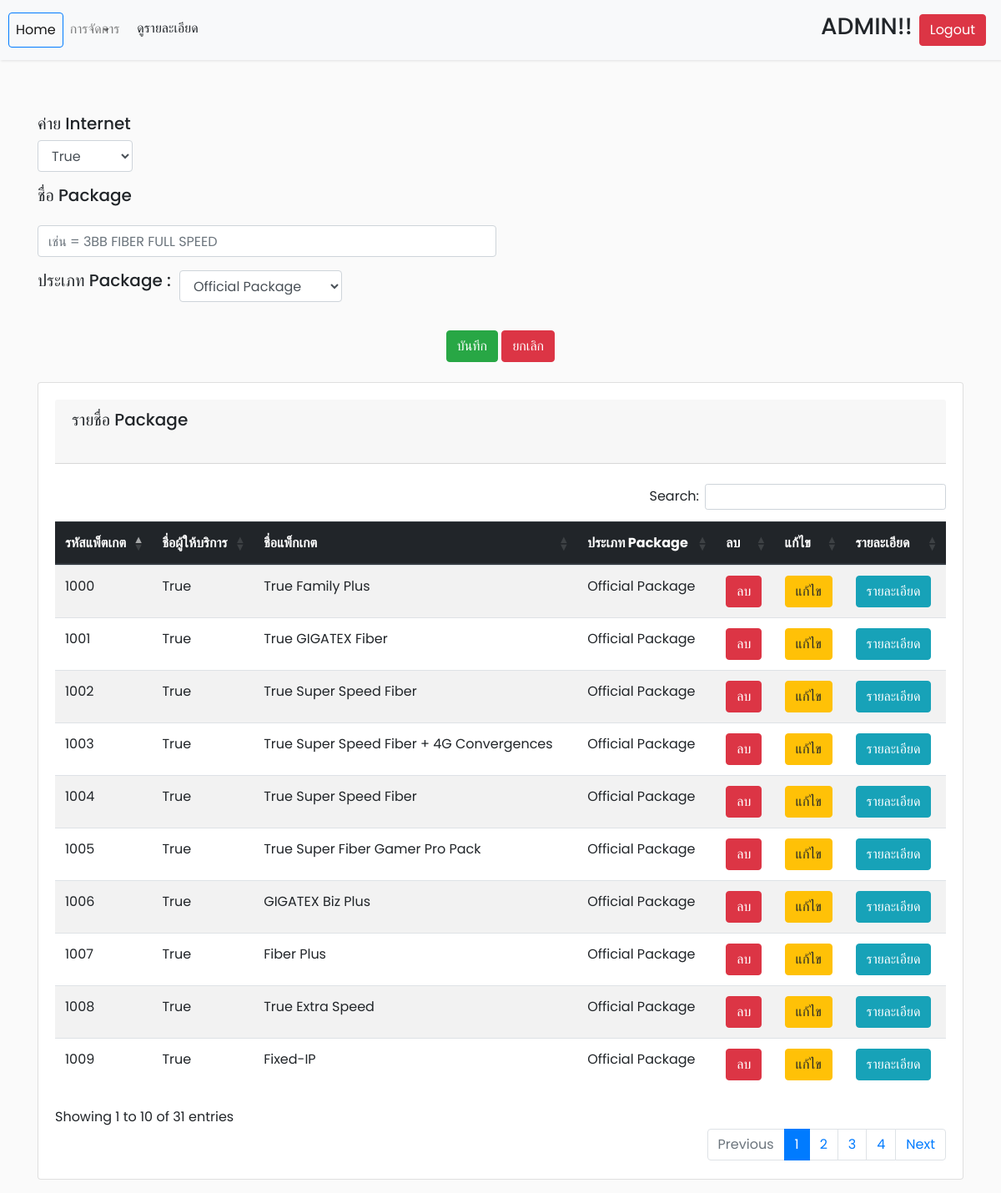
/insert_namePackage.php (signed in), run on the app's committed database.
### tables this page shows
CREATE TABLE `name_package` (
  `id_package` int(10) NOT NULL,
  `id_service` int(10) NOT NULL,
  `name_pack` varchar(50) NOT NULL,
  `type_package` varchar(20) NOT NULL
);

CREATE TABLE `name_service` (
  `id_service` int(10) NOT NULL,
  `name_ser` varchar(10) NOT NULL
);

### insert_namePackage.php (the view, shortened to what this page needs)
<?php
require 'connect.php';
 $status = $_SESSION['userstatus'];
if (!$_SESSION['id']) {
    echo "<script>";
    echo "alert('มีบางอย่างไม่ถูกต้อง')";
    echo "</script>";
    header("Refresh:0; url=index.php");
} else if($status == 'user'){
    echo "<script>";
    echo "alert('ไม่มีสิทธิ์เข้าใช้งาน')";
    echo "</script>";
    header("Refresh:0; url=index.php");
}else {
    $id = $_SESSION['id'];
    $querylogin = "SELECT id_user,name_login FROM login WHERE id_user=$id";
    $resultlogin = mysqli_query($connect, $querylogin);
?>
    <html>
    <head>
        <link rel="stylesheet" href="https://stackpath.bootstrapcdn.com/bootstrap/4.5.2/css/bootstrap.min.css">
        <link rel="stylesheet" href="https://cdnjs.cloudflare.com/ajax/libs/twitter-bootstrap/4.1.3/css/bootstrap.css">
        <link rel="stylesheet" href="  https://cdn.datatables.net/1.10.21/css/dataTables.bootstrap4.min.css">
        <link rel="stylesheet" href="https://stackpath.bootstrapcdn.com/bootstrap/4.5.2/css/bootstrap.min.css">
        <link rel="stylesheet" href="https://maxcdn.bootstrapcdn.com/bootstrap/4.0.0/css/bootstrap.min.css">
        <link rel="stylesheet" href=" https://cdn.datatables.net/buttons/1.6.4/css/buttons.bootstrap4.min.css">
        <link rel="stylesheet" href="asset/style.css">
    </head>
    <body>
    <div class="sticky-top">
        <nav class="navbar navbar-expand-lg navbar-light bg-light">
            <div class="collapse navbar-collapse" id="navbarSupportedContent">
                <ul class="navbar-nav mr-auto">
                    <li class="nav-item active">
                        <a class="nav-link btn btn-outline-primary" href="admin.php">Home <span class="sr-only ">(current)</span></a>
                    </li>
                    <li class="nav-item dropdown">
                        <a class="nav-link dropdown-toggle" href="#" id="navbarDropdown" role="button" data-toggle="dropdown" aria-haspopup="true" aria-expanded="false">
                            การจัดการ
                        </a>
                    </li>
                    <li class="nav-item">
                        <a href="viewdetailPackage.php" class="btn ">ดูรายละเอียด</a>
                    </li>
                </ul>
                <form class="form-inline my-2 my-lg-0">
                    <?php while ($rowlogin = mysqli_fetch_array($resultlogin)) { ?>
                        <h3 class="mr-sm-2"><?php echo $rowlogin['name_login']; ?></h3>
                    <?php } ?>
                    <a href="logout.php" class="btn btn-danger mr-sm-2">Logout</a>
                </form>
            </div>
        </nav>
                    </div>
        <br>
        <?php
        $query = "SELECT id_service,name_ser FROM package.name_service ";
        $result = mysqli_query($connect, $query);
        ?>
        <form>
            <div class="container">
                <div class="form-row">
                    <div class="form-group col-0">
                        <h5>ค่าย Internet</h5>
                        <select class="form-control" name="package" id="package" data-toggle="tooltip" data-placement="bottom" title="เลือกชื่อผู้ให้บริการ">
                            <?php while ($row = mysqli_fetch_array($result)) { ?>
                                <option value="<?php echo $row['id_service']; ?>"> <?php echo $name = $row['name_ser']; ?> </option>
                            <?php } ?>
                        </select>
                    </div>
                </div>
                <div class="form-row ">
                    <div class="form-group col-md-6">
                        <h5>ชื่อ Package </h5>
                    </div>
                </div>
                <div class="form-row ">
                    <div class="form-group col-md-6">
                        <input type="text" class="form-control" id="name_package" placeholder="เช่น = 3BB FIBER FULL SPEED" data-toggle="tooltip" data-placement="bottom" title="ใส่ชื่อแพ็ตเกตที่ต้องการบันทึก">
                    </div>
                </div>
                <div class="form-row ">
                    <div class="form-group col-md-0">
                        <h5>ประเภท Package : </h5>
                    </div>
                    <div class=" col-md-0">
                        <select class="form-control" id="typepackage">
                            <option value="Official Package">Official Package</option>
                        </select>
                    </div>
                </div>
                <br>
                <center>
                    <button type="button" class="btn btn-success gotosave" data-toggle="modal" data-target="#exampleModal">
                        บันทึก
                    </button>
                    <input type="reset" class="btn btn-danger" value="ยกเลิก">
                </center><br>
                <?php $query1 = "SELECT name_package.id_package, name_service.name_ser,name_package.name_pack,name_package.type_package FROM name_package LEFT JOIN name_service ON name_package.id_service = name_service.id_service ";
                $result1 = mysqli_query($connect, $query1); ?>
                <div class="card">
                    <div class="card-body">
                        <div class="card-header">
                            <div class="form-row">
                                <div class="form-group col-md-9">
                                    <h5 class="card-title">รายชื่อ Package</h5>
                                </div>
                            </div>
                        </div>
                        <br>
                        <table class=" table table-striped table-hover " id='textnaja555'>
                            <thead class="thead-dark">
                                <tr>
                                    <th>รหัสแพ็ตเกต</th>
                                    <th>ชื่อผู้ให้บริการ</th>
                                    <th>ชื่อแพ็กเกต</th>
                                    <th>ประเภท Package</th>
                                    <th>ลบ</th>
                                    <th>แก้ไข</th>
                                    <th>รายละเอียด</th>
                                </tr>
                            </thead>
                            <tbody>
                                <?php while ($row = mysqli_fetch_array($result1)) { ?>
                                    <tr>
                                        <td> <?php echo $row['id_package']; ?></td>
                                        <td> <?php echo $row['name_ser']; ?></td>
                                        <td> <?php echo $row['name_pack']; ?></td>
                                        <td> <?php echo $row['type_package']; ?></td>
                                        <td><button type="button" class="btn btn-danger deletepackage " data-toggle="modal" data-target=".bd-example-modal-sm" id='<?php echo $row['id_package']; ?>'>ลบ</button></td>
                                        <td><a href="update_namePackage.php?id_package=<?php echo $row['id_package']; ?>" class="btn btn-warning">แก้ไข</a></td>
                                        <td><button type="button" class="btn btn-info  viewdetail" data-toggle="modal" data-target=".bd-example-modal-lg" id='<?php echo $row['id_package']; ?>'>รายละเอียด</a></td>
                                    </tr>
                                <?php  } ?>
                            </tbody>
                        </table>
                    </div>
                </div>
            <?php } ?>
    </body>
    </html>

### asset/style.css (style rules this page uses)
body { font-family: 'Poppins', sans-serif; background: #fafafa; }
a, a:hover, a:focus { color: inherit; text-decoration: none; transition: all 0.3s; }
.navbar { padding: 15px 10px; background: #fff; border: none; border-radius: 0; margin-bottom: 40px; box-shadow: 1px 1px 3px rgba(0, 0, 0, 0.1); }
.dropdown-toggle::after { display: block; position: absolute; top: 50%; right: 20px; transform: translateY(-50%); }

### data on the page
name_package: id_package "1000", id_service.name_ser "True", name_pack "True Family Plus", type_package "Official Package"
name_package: id_package "1001", id_service.name_ser "True", name_pack "True GIGATEX Fiber", type_package "Official Package"
name_package: id_package "1002", id_service.name_ser "True", name_pack "True Super Speed Fiber", type_package "Official Package"
name_package: id_package "1003", id_service.name_ser "True", name_pack "True Super Speed Fiber + 4G Convergences", type_package "Official Package"
name_package: id_package "1004", id_service.name_ser "True", name_pack "True Super Speed Fiber", type_package "Official Package"
name_package: id_package "1005", id_service.name_ser "True", name_pack "True Super Fiber Gamer Pro Pack", type_package "Official Package"
name_package: id_package "1006", id_service.name_ser "True", name_pack "GIGATEX Biz Plus", type_package "Official Package"
name_package: id_package "1007", id_service.name_ser "True", name_pack "Fiber Plus", type_package "Official Package"
name_package: id_package "1008", id_service.name_ser "True", name_pack "True Extra Speed", type_package "Official Package"
name_package: id_package "1009", id_service.name_ser "True", name_pack "Fixed-IP", type_package "Official Package"

### other printed values
$rowlogin['name_login'] "ADMIN!!"
form field package "True"
